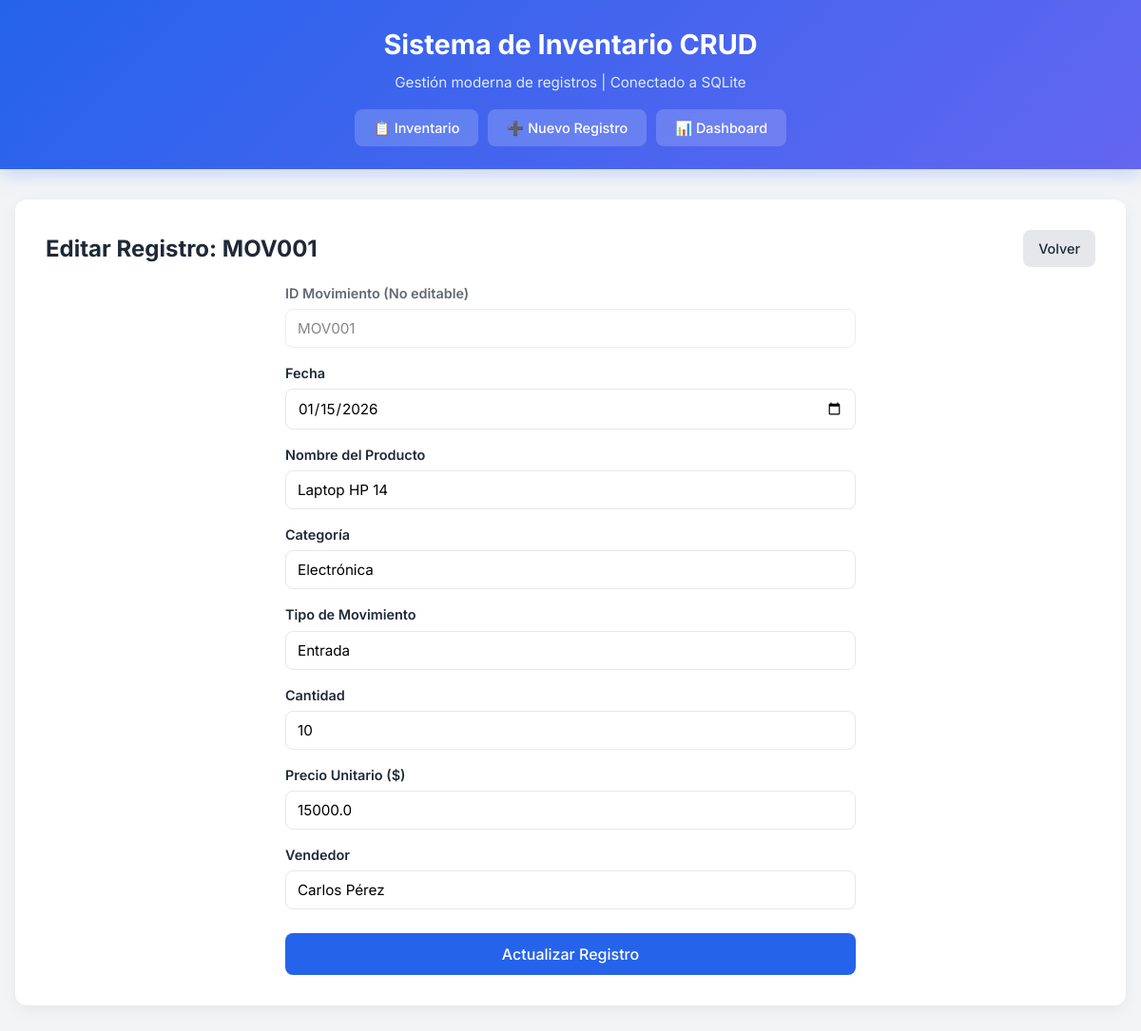
The page /MOV001/edit on the database its author committed.
### tables this page shows
CREATE TABLE "inventario" (
"ID_Movimiento" TEXT,
  "Fecha" TEXT,
  "Nombre_Producto" TEXT,
  "Categoria" TEXT,
  "Tipo_Movimiento" TEXT,
  "Cantidad" INTEGER,
  "Precio_Unitario" REAL,
  "Vendedor" TEXT
);

### app.py (the view, shortened to what this page needs)
@app.route('/<string:id_mov>/edit', methods=('GET', 'POST'))
def edit(id_mov):
    conn = get_db_connection()
    item = conn.execute(
        'SELECT * FROM inventario WHERE ID_Movimiento = ?', (id_mov,)
    ).fetchone()
    conn.close()
    return render_template('edit.html', item=item)

### app.py (called while the page is built)
def get_db_connection():
    conn = sqlite3.connect(DB_FILE)
    conn.row_factory = sqlite3.Row
    return conn

### templates/edit.html
{% extends 'layout.html' %}
{% block content %}
<div class="card">
    <div class="header-actions">
        <h2>Editar Registro: {{ item['ID_Movimiento'] }}</h2>
        <a href="{{ url_for('index') }}" class="btn"
            style="background-color: var(--border-color); color: var(--text-dark);">Volver</a>
    </div>
    <form method="POST">
        <div class="form-group" style="opacity: 0.7;">
            <label>ID Movimiento (No editable)</label>
            <input type="text" value="{{ item['ID_Movimiento'] }}" disabled>
        </div>
        <div class="form-group">
            <label for="Fecha">Fecha</label>
            <input type="date" name="Fecha" id="Fecha" value="{{ item['Fecha'] }}" required>
        </div>
        <div class="form-group">
            <label for="Nombre_Producto">Nombre del Producto</label>
            <input type="text" name="Nombre_Producto" id="Nombre_Producto" value="{{ item['Nombre_Producto'] }}"
                required>
        </div>
        <div class="form-group">
            <label for="Categoria">Categoría</label>
            <input type="text" name="Categoria" id="Categoria" value="{{ item['Categoria'] }}" required>
        </div>
        <div class="form-group">
            <label for="Tipo_Movimiento">Tipo de Movimiento</label>
            <input type="text" name="Tipo_Movimiento" id="Tipo_Movimiento" value="{{ item['Tipo_Movimiento'] }}"
                required>
        </div>
        <div class="form-group">
            <label for="Cantidad">Cantidad</label>
            <input type="number" name="Cantidad" id="Cantidad" value="{{ item['Cantidad'] }}" required>
        </div>
        <div class="form-group">
            <label for="Precio_Unitario">Precio Unitario ($)</label>
            <input type="number" step="0.01" name="Precio_Unitario" id="Precio_Unitario"
                value="{{ item['Precio_Unitario'] }}" required>
        </div>
        <div class="form-group">
            <label for="Vendedor">Vendedor</label>
            <input type="text" name="Vendedor" id="Vendedor" value="{{ item['Vendedor'] }}" required>
        </div>
        <button type="submit" class="btn btn-primary"
            style="margin-top: 10px; padding: 12px; font-size: 1rem;">Actualizar Registro</button>
    </form>
</div>
{% endblock %}

### static/style.css (style rules this page uses)
:root { --primary-color: #2563EB; --secondary-color: #1D4ED8; --background-color: #F3F4F6; --white: #FFFFFF; --text-dark: #1F2937; --text-light: #6B7280; --border-color: #E5E7EB; --danger-color: #EF4444; --danger-hover: #DC2626; --indigo: #6366F1; --emerald: #10B981; --amber: #F59E0B; }
* { box-sizing: border-box; margin: 0; padding: 0; font-family: 'Inter', 'Segoe UI', Tahoma, Geneva, Verdana, sans-serif; }
body { background-color: var(--background-color); color: var(--text-dark); line-height: 1.6; }
.card { background: var(--white); border-radius: 12px; box-shadow: 0 4px 16px rgba(0,0,0,0.06); padding: 2rem; margin-bottom: 1.5rem; }
.btn { display: inline-block; padding: 8px 16px; border-radius: 8px; text-decoration: none; font-size: 0.9rem; font-weight: 500; cursor: pointer; border: none; transition: all 0.25s; }
.btn-primary { background-color: var(--primary-color); color: var(--white); }
form { display: flex; flex-direction: column; gap: 15px; max-width: 600px; margin: 0 auto; }
.form-group { display: flex; flex-direction: column; }
label { font-weight: 600; margin-bottom: 5px; font-size: 0.9rem; color: var(--text-dark); }
input[type="text"], input[type="number"], input[type="date"], select { padding: 10px 12px; border: 1.5px solid var(--border-color); border-radius: 8px; font-size: 0.95rem; background: var(--white); transition: border-color 0.3s, box-shadow 0.3s; }
.header-actions { display: flex; justify-content: space-between; align-items: center; margin-bottom: 1rem; }

### rows shown on the page
inventario: ID_Movimiento "MOV001", Fecha "01/15/2026", Nombre_Producto "Laptop HP 14", Categoria "Electrónica", Tipo_Movimiento "Entrada", Cantidad "10", Precio_Unitario "15000.0", Vendedor "Carlos Pérez"
